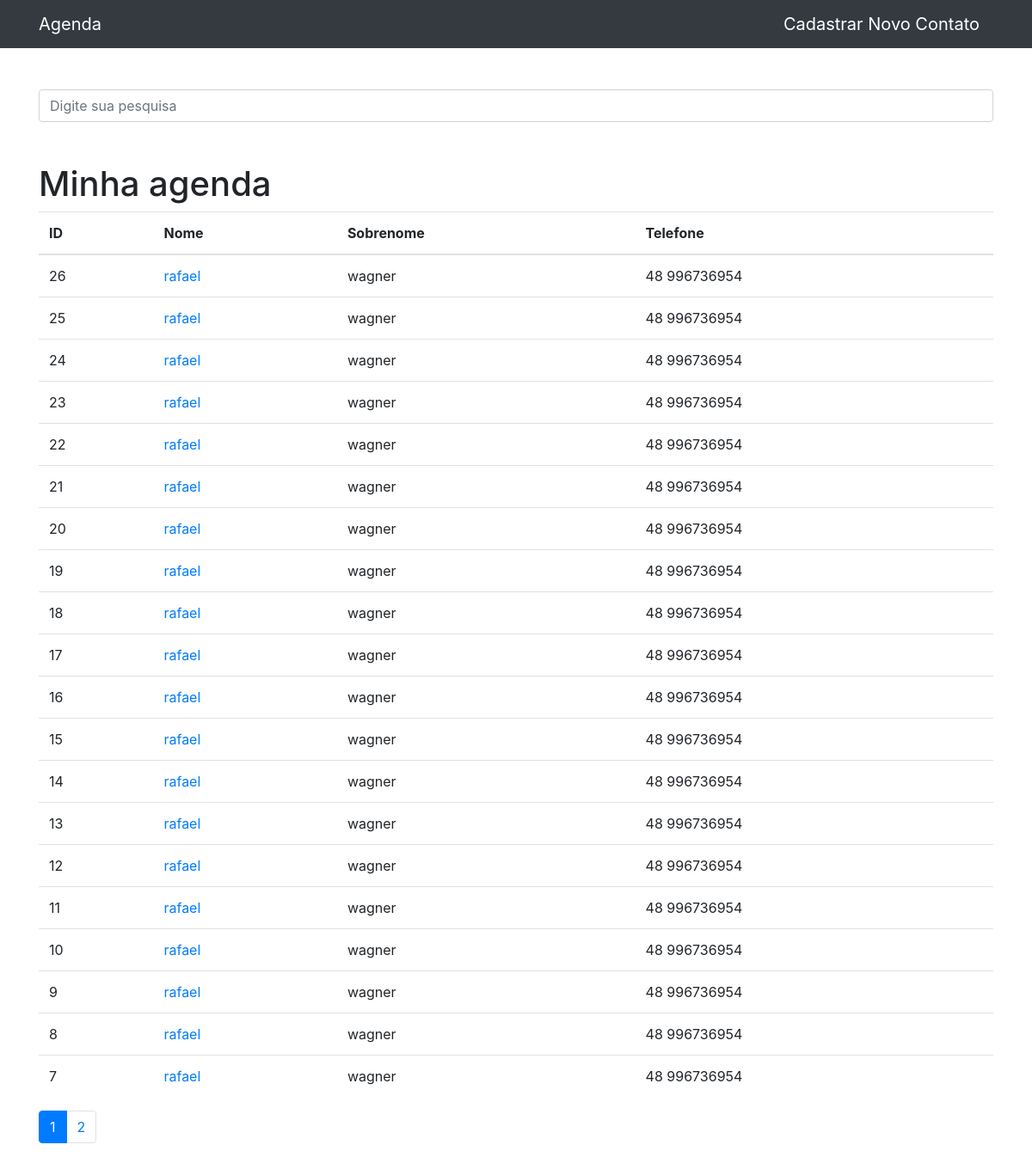
The page / on the database its author committed.
### agenda/models.py (models this page shows, shortened)
class Contato(models.Model):
    nome = models.CharField(max_length=150)
    sobrenome = models.CharField(max_length=255, blank=True)
    telefone = models.CharField(max_length=255)
    email = models.CharField(max_length=255)
    mostrar = models.BooleanField(default=True)

### agenda/views.py (the view)
# urls.py: path('', views.index, name='index'),
def index(request):
    contatos = Contato.objects.order_by('-id').filter(
        mostrar=True
    )
    paginator = Paginator(contatos, 20)
    page = request.GET.get('p')
    contatos = paginator.get_page(page)
    return render(request, 'contatos/index.html', {
        'contatos': contatos
    })

### agenda/templates/contatos/index.html
{% extends 'base.html' %}
{%block conteudo%}
    <h1 class="mt-5">Minha agenda</h1>
    <table class="table">
      <thead>
        <tr>
          <th>ID</th>
          <th>Nome</th>
          <th>Sobrenome</th>
          <th>Telefone</th>
        </tr>
      </thead>
      <tbody>
        {% for contato in contatos %}
          <tr>
            <td>{{ contato.id }}</td>
            <td>
              <a href="{% url 'ver_contato' contato.id %}">{{ contato.nome }}</a>
            </td>
            <td>{{ contato.sobrenome }}</td>
            <td>{{ contato.telefone }}</td>
          </tr>
        {% endfor %}
      </tbody>
    </table>
<nav aria-label="Page navigation example">
  <ul class="pagination">
    {% for pagina in contatos.paginator.page_range %}
      {% if contatos.number == pagina %}
        <li class="page-item active">
          <a class="page-link" href="?p={{ pagina }}&termo={{ request.GET.termo }}">{{pagina}}</a>
        </li>
      {% else %}
        <li class="page-item">
          <a class="page-link" href="?p={{ pagina }}&termo={{ request.GET.termo }}">{{pagina}}</a>
        </li>
      {% endif %}
    {% endfor %}
  </ul>
</nav>
{%endblock%}

### agenda/templates/base.html (shortened to what this page needs)
{% load static %}
<!DOCTYPE html>
<html lang="pt">
<head>
  {% include 'parciais/_head.html' %}
</head>
<body>
  {% include 'parciais/_nav.html' %}
  <div class="container">
    <div class="row">
      <div class="col-lg-12">
        {% if 'accounts' not in request.path %}
        <br><br>
        <form method="get" action="{% url 'busca' %}">
          <div class="form-group row">
            <div class="col-12">
              <input class="form-control"
                     type="search" value="{{ request.GET.termo }}"
                     id="search-input"
                     placeholder="Digite sua pesquisa"
                     name="termo">
            </div>
          </div>
        </form>
        {% endif %}
        {%block conteudo%} {%endblock%}
      </div>
    </div>
  </div>
</body>
</html>

### agenda/templates/parciais/_head.html (shortened to what this page needs)
{% load static %}
<link href="{% static 'vendor/bootstrap/css/bootstrap.min.css'%}" rel="stylesheet">

### agenda/templates/parciais/_nav.html (shortened to what this page needs)
  <nav class="navbar navbar-expand-lg navbar-dark bg-dark static-top">
    <div class="container">
      <a class="navbar-brand" href="{% url 'index' %}">Agenda</a>
	  <a class="navbar-brand pull-right" href="{% url 'cadastro' %}">Cadastrar Novo Contato</a>
    </div>
  </nav>

### rows shown on the page
Contato: id "26", nome "rafael", sobrenome "wagner", telefone "48 996736954"
Contato: id "25", nome "rafael", sobrenome "wagner", telefone "48 996736954"
Contato: id "24", nome "rafael", sobrenome "wagner", telefone "48 996736954"
Contato: id "23", nome "rafael", sobrenome "wagner", telefone "48 996736954"
Contato: id "22", nome "rafael", sobrenome "wagner", telefone "48 996736954"
Contato: id "21", nome "rafael", sobrenome "wagner", telefone "48 996736954"
Contato: id "20", nome "rafael", sobrenome "wagner", telefone "48 996736954"
Contato: id "19", nome "rafael", sobrenome "wagner", telefone "48 996736954"
Contato: id "18", nome "rafael", sobrenome "wagner", telefone "48 996736954"
Contato: id "17", nome "rafael", sobrenome "wagner", telefone "48 996736954"
Contato: id "16", nome "rafael", sobrenome "wagner", telefone "48 996736954"
Contato: id "15", nome "rafael", sobrenome "wagner", telefone "48 996736954"
Contato: id "14", nome "rafael", sobrenome "wagner", telefone "48 996736954"
Contato: id "13", nome "rafael", sobrenome "wagner", telefone "48 996736954"
Contato: id "12", nome "rafael", sobrenome "wagner", telefone "48 996736954"
Contato: id "11", nome "rafael", sobrenome "wagner", telefone "48 996736954"
Contato: id "10", nome "rafael", sobrenome "wagner", telefone "48 996736954"
Contato: id "9", nome "rafael", sobrenome "wagner", telefone "48 996736954"
Contato: id "8", nome "rafael", sobrenome "wagner", telefone "48 996736954"
Contato: id "7", nome "rafael", sobrenome "wagner", telefone "48 996736954"

### other values the page prints
{{ pagina }} "1"
{{ pagina }} "2"
